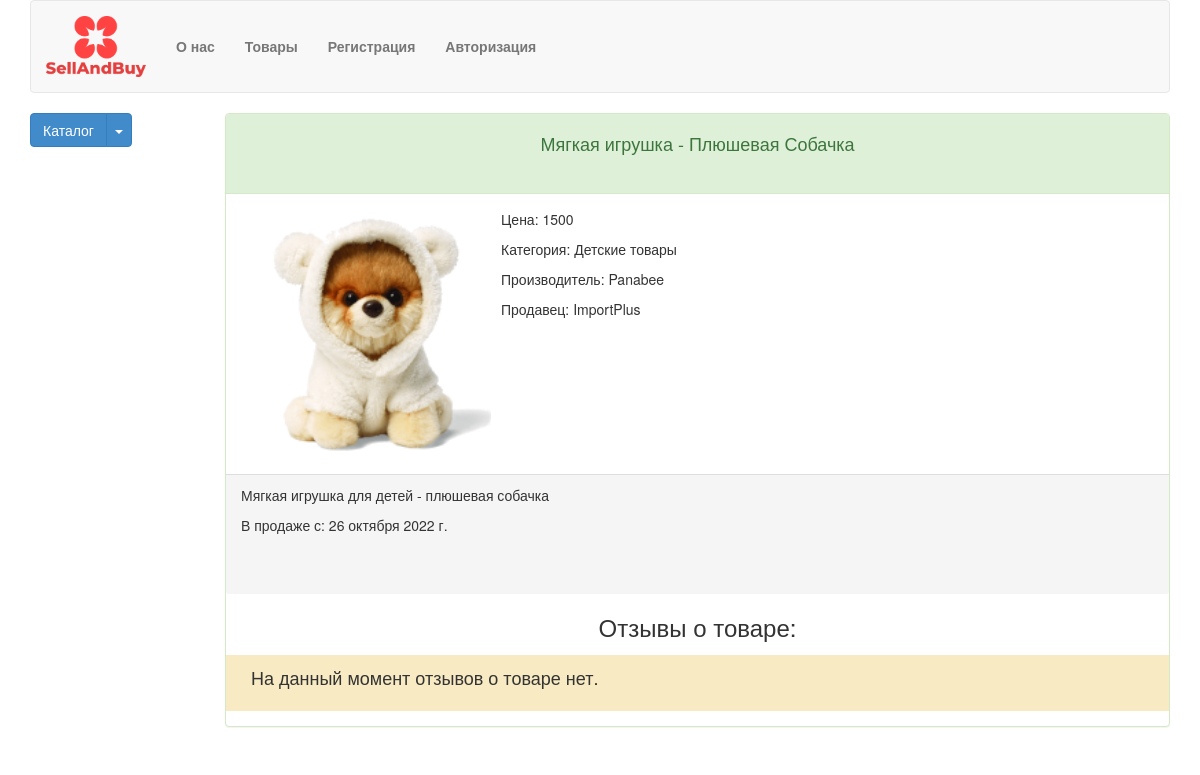
The app's page /goodsCatalog/69/, older data.
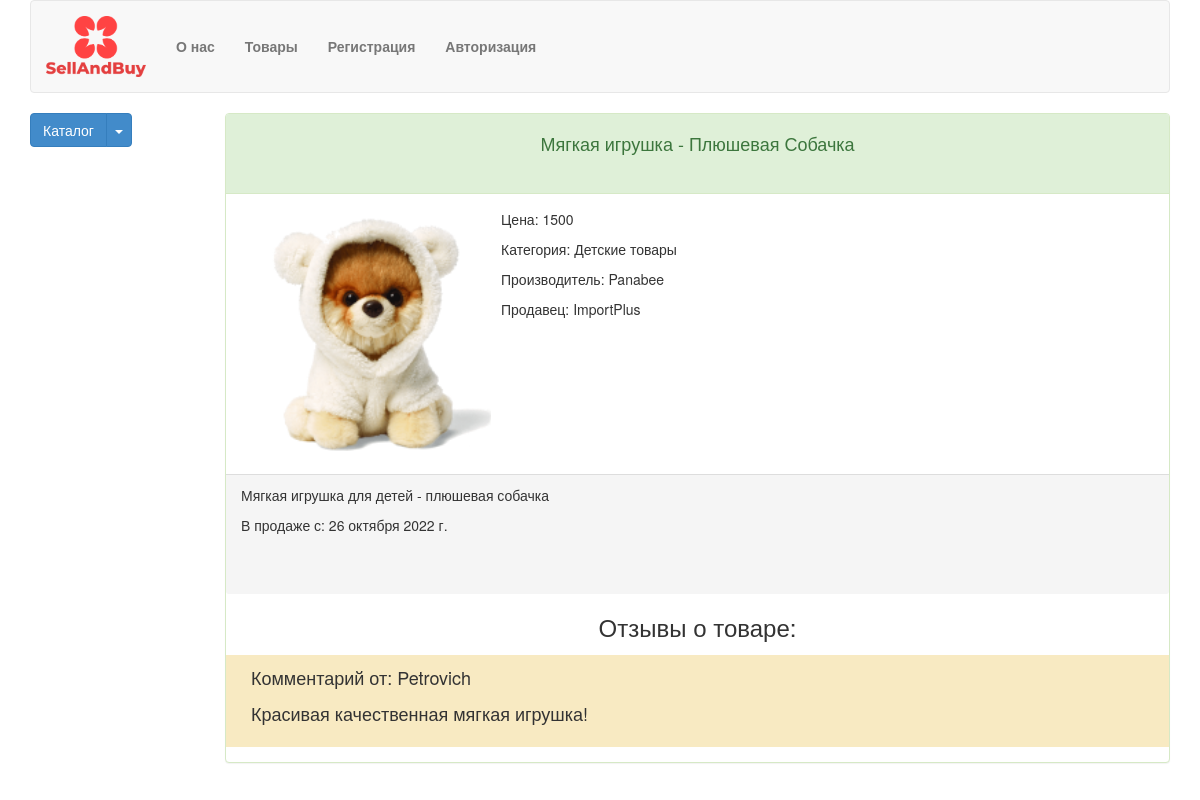
The same page, newer data.
### shopPlatform/models.py (models this page shows, shortened)
class Goods(models.Model):
    nameOfGoods = models.CharField(max_length=150, verbose_name='Название товара')
    priceOfGoods = models.IntegerField(verbose_name='Цена')
    manufacturerOfGoods = models.ForeignKey(Manufacturer,null=True,on_delete=models.CASCADE, verbose_name='Производитель товара')
    dateAppGoods = models.DateField(auto_now_add=True,verbose_name='Дата добавления в каталог')
    imageGoods = models.ImageField(upload_to='photos/%Y/%m/%d/', verbose_name='Каталог фото')
    categoryGoods = models.ForeignKey(CategoryOfGoods,null=True, on_delete=models.CASCADE, verbose_name='Категория товара')
    contexOfGoods = models.CharField(max_length=500,verbose_name='Описание товара')
    sellerGoods = models.ForeignKey(User,null=True, on_delete=models.CASCADE, verbose_name='Продавец товара')
    class Meta:
        verbose_name_plural = 'Товары'

class CategoryOfGoods(models.Model):
    nameOfCategory= models.CharField(max_length=100,verbose_name='Категория товара')
    slug = models.SlugField(max_length=100)
    def __str__(self):
        return self.nameOfCategory
    def get_absolute_url(self):
        return reverse('categoryGoods', kwargs={'slug':self.slug})
    class Meta:
        verbose_name = 'Категория товаров'
        verbose_name_plural = 'Категория товаров'

class Manufacturer(models.Model):
    nameOfFactory = models.CharField(max_length=150, verbose_name='Компания производитель')
    def __str__(self):
        return self.nameOfFactory
    class Meta:
        verbose_name = 'Производитель товара'
        verbose_name_plural = 'Производитель товара'

class CommentsOfGoods(models.Model):
    contextComment = models.CharField(max_length=250)
    idGoods = models.ForeignKey(Goods,null=True,blank=True, on_delete=models.CASCADE)
    user = models.ForeignKey(User, null= True, blank=True, on_delete=models.CASCADE)
    class Meta:
        verbose_name_plural = 'Комментарии о товаре'

### shopPlatform/views.py (the view)
# urls.py: path('goodsCatalog/<int:pk>/', ShowGoods.as_view(), name='goodsCatalog'),
class ShowGoods(DetailView):
    model = Goods
    template_name = 'shopTemplates/goodDetail.html'
    context_object_name = 'good'
    def get_context_data(self, **kwargs):
        context = super().get_context_data(**kwargs)
        context['listCategory'] = CategoryOfGoods.objects.all()
        context['comments'] = CommentsOfGoods.objects.filter(idGoods=self.kwargs['pk'])
        context['userGroup'] = self.request.user.groups.all()
        context['form'] = BasketForm()
        return context

### templates/shopTemplates/goodDetail.html (shortened to what this page needs)
{% extends 'base.html' %}
{% block content %}
<div class="row">
	<div class="col-md-12">
		<div class="panel panel-success">
			<div class="panel-heading">
				<h4 class="text-center">{{good.nameOfGoods}}</h4>
			</div>
			<div class="panel-body">
				<div class="media">
					<span class="pull-left"><img class="media-object goodPhotoDetail" src="{{ good.imageGoods.url }}" alt="Нет фото"></span>
					<div class="media-body">
						<p>Цена: {{good.priceOfGoods}}</p>
						<p>Категория: {{good.categoryGoods}}</p>
						<p>Производитель: {{good.manufacturerOfGoods}}</p>
						<p>Продавец: {{good.sellerGoods}}</p>
					</div>
				</div>
			</div>
			<div class="panel-footer">
				<p>{{good.contexOfGoods}}</p>
				<p>В продаже с: {{good.dateAppGoods}}</p>
			</div>
			<div class="comments">
				<h3 class="text-center">Отзывы о товаре:</h3>
				{% for c in comments %}
				<div class="withComments">
					<p>Комментарий от: {{c.user}}</p>
					<p>{{c.contextComment}}</p>
				</div>
				{% empty %}
				<div class="withComments">
					<p>На данный момент отзывов о товаре нет.</p>
				</div>
				{% endfor %}
			</div>
		</div>
	</div>
</div>
{% endblock content %}

### templates/base.html (shortened to what this page needs)
{% load static %}
<!DOCTYPE html>
<html lang="en">
<head>
	<link rel="stylesheet" href="{% static 'css/bootstrap.min.css' %}">
	<link rel="stylesheet" href="{% static 'css/style.css' %}">
</head>
<body>
	<div class="container">
		{% block header %}
		<div class="row">
			<div class="col-md-12">
				<div class="navbar navbar-default">
					<div class="container-fluid">
						<div class="navbar-header">
							<a href="{% url 'index' %}" class="navbar-brand"><img src="{% static 'img/logo.png' %}" alt="LOGO" class="logo"></a>
						</div>
						<div class="collapse navbar-collapse" id="nav-content">
							<ul class="nav navbar-nav">
								<li><a href="{% url 'about' %}">О нас</a></li>
								<li><a href="{% url 'listCatalog' %}">Товары</a></li>
								{% if user.is_authenticated %}
								<li><a href="#">Привет {{ user.get_username }}</a></li>
								<li><a href="{% url 'logout' %}">Выйти</a></li>
								<li><a href="{% url 'cabinet' %}">Личный кабинет</a></li>
								{% for group in request.user.groups.all %}
								{% if group.name == 'Покупатели' %}
								<li><a href="{% url 'finalBasket' %}">Корзина покупок</a></li>
								{% endif %}
								{% endfor %}
								{% else %}
								<li><a href="{% url 'register' %}">Регистрация</a></li>
								<li><a href="{% url 'login' %}">Авторизация</a></li>
								{% endif %}
							</ul>
						</div>
					</div>
				</div>
			</div>
		</div>
		{% endblock header %}
		{% block sitebar %}
		<div class="row">
			<div class="col-md-2 col-xs-12 col-sm-12">
				{% block listcatalog %}
				<div class="btn-group">
					<button class="btn btn-primary">Каталог</button>
					<button data-toggle="dropdown" class="btn btn-primary dropdown-toggle"><span class="caret"></span></button>
				</div>
				{% endblock listcatalog %}
			</div>
			<div class="col-md-10 col-xs-12 col-sm-12">
				{% block content %}
				{% endblock content %}
			</div>
		</div>
		{% endblock sitebar %}
	</div>
</body>
</html>

### static/css/style.css (style rules this page uses)
.logo { width: 100px; height: auto; }
.nav li { font-weight: 700; font-size: 18; }
.navbar-nav { margin-top: 20px; }
.goodPhotoDetail { width: 250px; }
.panel-body { min-height: 220px; }
.panel-footer { min-height: 120px; }
.panel-heading { min-height: 80px; }
.withComments { width: 100%; padding: 10px 25px; margin-top: 15px; margin-bottom: 15px; background-color: rgb(248, 234, 194); font-size: 18px; }

Row changes from the older to the newer data that the page shows:
added CommentsOfGoods: user "Petrovich", contextComment "Красивая качественная мягкая игрушка!"
Text that changed along with them:
text no longer shown: "На данный момент отзывов о товаре нет."
